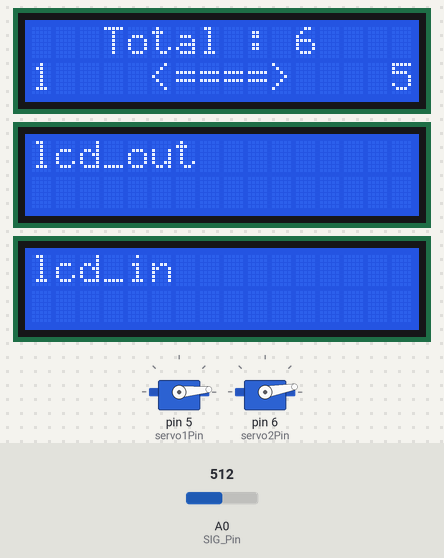
Recording of a sketch running on a simulated Arduino Uno, built with avr-gcc and run on an emulated ATmega328P. Shown: 2 × servo, 3 × 16×2 character LCD. Inputs (shaded band) come from the test bench; at power-on: A0 (SIG_Pin) = 512.

Above: at 1.4 s.
1.5 s: A0 (SIG_Pin) set to 90
At 1.8 s:
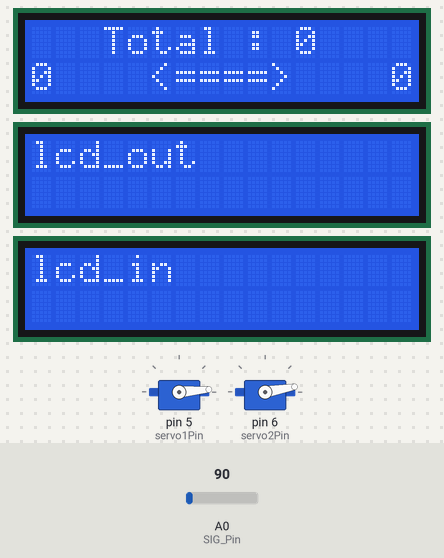
Timing chart, 0 to 4.5 s (numbered marks = the images above; inputs shaded):
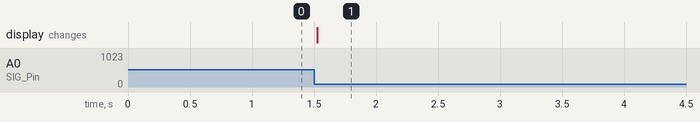

The sketch:

multiplexer01.ino
```cpp
#include<Servo.h>
#include<LiquidCrystal_I2C_Hangul.h>
#include<LiquidCrystal_I2C.h>
#include<Wire.h>

//Mux control point
int s0=8;
int s1=9;
int s2=10;
int s3=11;
int SIG_Pin=0;
int controlPin[] = {s0,s1,s2,s3};
int muxChannel[16][4]={ {0,0,0,0}, // Channel 0
    {1,0,0,0}, // Channel 1
    {0,1,0,0}, // Channel 2
    {1,1,0,0}, // Channel 3
    {0,0,1,0}, // Channel 4
    {1,0,1,0}, // Channel 5
    {0,1,1,0}, // Channel 6
    {1,1,1,0}, // Channel 7
    {0,0,0,1}, // Channel 8
    {1,0,0,1}, // Channel 9
    {0,1,0,1}, // Channel 10
    {1,1,0,1}, // Channel 11
    {0,0,1,1}, // Channel 12
    {1,0,1,1}, // Channel 13
    {0,1,1,1}, // Channel 14
    {1,1,1,1} // Channel 15
};


// Servo
Servo servo1;
Servo servo2;
int servo1Pin=5;
int servo2Pin=6;

// LCD
LiquidCrystal_I2C lcd_inside (0x26,16,2); // 안쪽 LCD
LiquidCrystal_I2C lcd_out (0x27,16,2); // 출구 LCD
LiquidCrystal_I2C lcd_in (0x3F,16,2); // 입구 LCD

int lcdstate;
int totalspace[9];
int total;
int leftspace[4];
int left;
int rightspace[4];
int right;

void setup() {
  servo1.attach(servo1Pin);
  servo2.attach(servo2Pin);
  servo1.write(5);
  servo2.write(10);

  pinMode(s0,OUTPUT);
  pinMode(s1,OUTPUT);
  pinMode(s2,OUTPUT);
  pinMode(s3,OUTPUT);

  digitalWrite(s0,LOW);
  digitalWrite(s1,LOW);
  digitalWrite(s2,LOW);
  digitalWrite(s3,LOW);

  lcd_inside.init();
  lcd_inside.backlight();
  lcd_inside.clear();
  //lcd_inside.print("lcd_inside");

  lcd_out.init();
  lcd_out.backlight();
  lcd_out.clear();
  lcd_out.print("lcd_out");

  lcd_in.init();
  lcd_in.backlight();
  lcd_in.clear();
  lcd_in.print("lcd_in");

  Serial.begin(9600);
}

void loop() {
  totalcheck();
}

void lcdCheck(){
  switch(lcdstate){
    case 1:{
      totallcd();
    }break;
    case 9:{
    }break;
  }
}

void totallcd(){
//  lcd_inside.clear();
  lcd_inside.setCursor(3,0);
  lcd_inside.print("Total : ");

  lcd_inside.print(total);
  lcd_inside.setCursor(0,1);
  lcd_inside.print(left);
  lcd_inside.setCursor(5,1);
  lcd_inside.print("<==");
  lcd_inside.setCursor(8,1);
  lcd_inside.print("==>");
  lcd_inside.setCursor(15,1);
  lcd_inside.print(right);
}


void totalcheck(){

//  for(int i=0; i<=9; i++){
//    if(readMux(i)<=100){
//      totalspace[i]=0;
//    }else{
//      totalspace[i]=1;
//    }
//  }
//
//  returntotal();


  leftcheck();
  rightcheck();

  total=left+right;
  lcdstate=1;
  lcdCheck();

}

//void returntotal(){
//  total=0;
//  for(int i=0; i<10; i++){
//    total=total+totalspace[i];
//  }
//
//  leftcheck();
//  rightcheck();
//  lcdstate=1;
//  lcdCheck();
//}

void leftcheck(){
  int j=0;
  for(int i=5; i<=9; i++){
    if(readMux(i)<=100){
      leftspace[j]=0;
    }else{
      leftspace[j]=1;
    }
    j++;
    }

  returnleft();
}

void returnleft(){
  left=0;
  for(int i=0; i<5; i++){
    left=left+leftspace[i];
  }
}

void rightcheck(){
  for(int i=0; i<=4; i++){
    if(readMux(i)<=100){
      rightspace[i]=0;
    }else{
      rightspace[i]=1;
    }
  }

  returnright();
}

void returnright(){
  right=0;
  for(int i=0; i<5; i++){
    right=right+rightspace[i];
  }
}
void Muxtest(){
  for(int i=0; i<16; i++){
    Serial.print("Value at Channel (");
    Serial.print(i); Serial.print("): ");
    Serial.println(readMux(i));
    delay(1000);
  }
}

int readMux(int channel){
  for(int i=0; i<4; i++){
    digitalWrite(controlPin[i],muxChannel[channel][i]);
  }
  int val=analogRead(SIG_Pin);
  return val;
}

void servotest(){
  servo1.write(85);
  servo2.write(90);
  delay(1000);
  servo1.write(5);
  servo2.write(10);
  delay(1000);
}
```

Measured:
- after the input at 1.5 s, the display: changes at once (image 1)
